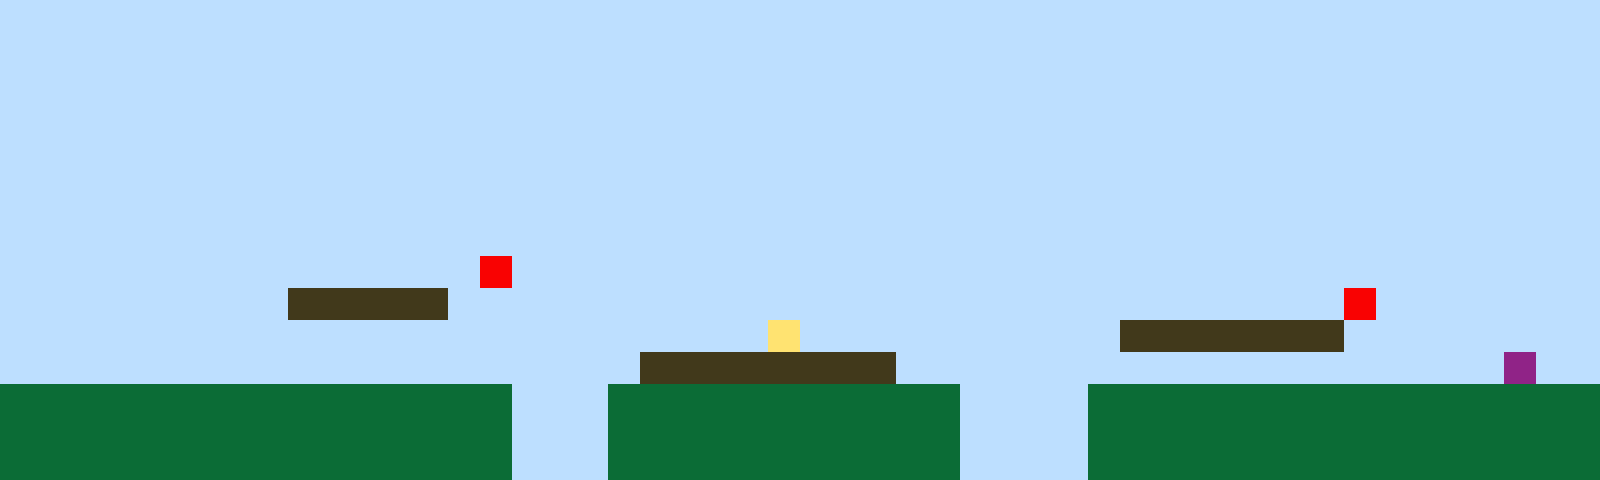

Tiled map render using the project's own tile images. Description and the whole map definition, tile-layer contents included, below:
An orthogonal 50x15 tile map with 32x32 px tiles, 1 tile layer (Tile Layer 1).

<map version="1.10" tiledversion="1.11.2" orientation="orthogonal" renderorder="right-up" width="50" height="15" tilewidth="32" tileheight="32" infinite="0" nextlayerid="2" nextobjectid="1"><editorsettings><export target="map1.csv" format="csv" /></editorsettings><tileset firstgid="1" name="sprites" tilewidth="32" tileheight="32" tilecount="6" columns="3"><image source="sprites.png" width="96" height="64" /></tileset><layer id="1" name="Tile Layer 1" width="50" height="15"><data encoding="csv">1,1,1,1,1,1,1,1,1,1,1,1,1,1,1,1,1,1,1,1,1,1,1,1,1,1,1,1,1,1,1,1,1,1,1,1,1,1,1,1,1,1,1,1,1,1,1,1,1,1,1,1,1,1,1,1,1,1,1,1,1,1,1,1,1,1,1,1,1,1,1,1,1,1,1,1,1,1,1,1,1,1,1,1,1,1,1,1,1,1,1,1,1,1,1,1,1,1,1,1,1,1,1,1,1,1,1,1,1,1,1,1,1,1,1,1,1,1,1,1,1,1,1,1,1,1,1,1,1,1,1,1,1,1,1,1,1,1,1,1,1,1,1,1,1,1,1,1,1,1,1,1,1,1,1,1,1,1,1,1,1,1,1,1,1,1,1,1,1,1,1,1,1,1,1,1,1,1,1,1,1,1,1,1,1,1,1,1,1,1,1,1,1,1,1,1,1,1,1,1,1,1,1,1,1,1,1,1,1,1,1,1,1,1,1,1,1,1,1,1,1,1,1,1,1,1,1,1,1,1,1,1,1,1,1,1,1,1,1,1,1,1,1,1,1,1,1,1,1,1,1,1,1,1,1,1,1,1,1,1,1,1,1,1,1,1,1,1,1,1,1,1,1,1,1,1,1,1,1,1,1,1,1,1,1,1,1,1,1,1,1,1,1,1,1,1,1,1,1,1,1,1,1,1,1,1,1,1,1,1,1,1,1,1,1,1,1,1,1,1,1,1,1,1,1,1,1,1,1,1,1,1,1,1,1,1,1,1,1,1,1,1,1,1,1,1,1,1,1,1,1,1,1,1,1,1,1,1,1,1,1,1,1,1,1,1,1,1,1,1,1,1,1,1,1,1,1,1,1,1,1,1,1,1,1,1,1,1,1,1,1,1,1,1,1,1,1,1,1,1,1,1,1,1,1,1,1,1,1,1,1,1,1,1,1,5,1,1,1,1,1,1,1,1,1,1,1,1,1,1,1,1,1,1,1,1,1,1,1,1,1,1,1,1,1,1,1,1,1,1,1,1,1,1,1,1,1,1,1,3,3,3,3,3,1,1,1,1,1,1,1,1,1,1,1,1,1,1,1,1,1,1,1,1,1,1,1,1,1,1,1,1,5,1,1,1,1,1,1,1,1,1,1,1,1,1,1,1,1,1,1,1,1,1,1,1,1,1,1,1,1,1,1,1,4,1,1,1,1,1,1,1,1,1,1,3,3,3,3,3,3,3,1,1,1,1,1,1,1,1,1,1,1,1,1,1,1,1,1,1,1,1,1,1,1,1,1,1,1,1,3,3,3,3,3,3,3,3,1,1,1,1,1,1,1,1,1,1,1,1,1,1,1,1,1,1,1,6,1,1,2,2,2,2,2,2,2,2,2,2,2,2,2,2,2,2,1,1,1,2,2,2,2,2,2,2,2,2,2,2,1,1,1,1,2,2,2,2,2,2,2,2,2,2,2,2,2,2,2,2,2,2,2,2,2,2,2,2,2,2,2,2,2,2,2,2,1,1,1,2,2,2,2,2,2,2,2,2,2,2,1,1,1,1,2,2,2,2,2,2,2,2,2,2,2,2,2,2,2,2,2,2,2,2,2,2,2,2,2,2,2,2,2,2,2,2,1,1,1,2,2,2,2,2,2,2,2,2,2,2,1,1,1,1,2,2,2,2,2,2,2,2,2,2,2,2,2,2,2,2</data></layer></map>
